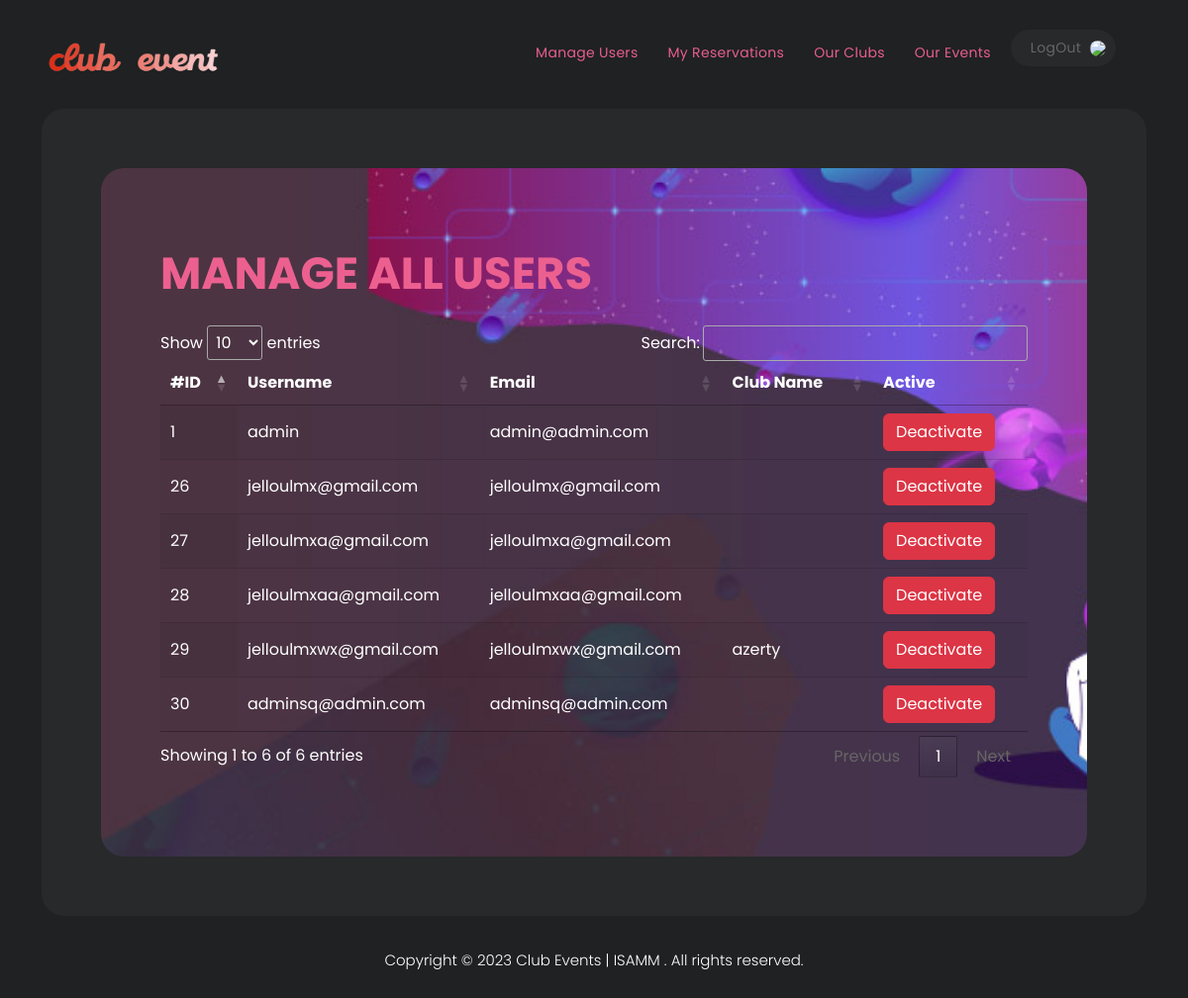
The page /manage_users.php (signed in) on the database its author committed.
### tables this page shows
CREATE TABLE `users` (
  `email` varchar(120) NOT NULL,
  `username` varchar(120) NOT NULL,
  `password` varchar(120) NOT NULL,
  `user_id` int(11) NOT NULL,
  `role` varchar(30) NOT NULL,
  `active` int(11) NOT NULL,
  `club_name` varchar(120) DEFAULT NULL,
  `changed` int(11) DEFAULT NULL
);

### manage_users.php (the view, shortened to what this page needs)
<?php
$conn = mysqli_connect('localhost', 'root', '', 'clubevent');
?>
<!DOCTYPE html>
<html>
<head>
	<link rel="stylesheet" href="https://cdn.datatables.net/1.13.4/css/jquery.dataTables.css" />
    <link href="vendor/bootstrap/css/bootstrap.min.css" rel="stylesheet">
    <link rel="stylesheet" href="assets/css/fontawesome.css">
 <link rel="stylesheet" href="assets/css/style.css">
</head>
<body>
	<?php include 'header.php';?>
	<div class="container text-white">
      <div class="row">
        <div class="col-lg-12 ">
          <div class="page-content">
            <div class="main-banner">
              <div class="header-text">
                <h4>
                  <em>Manage All Users</em>
                </h4>
		<table id='tab' class='display'>
        <thead>
            <tr><th>#ID</th><th>Username</th><th>Email</th><th>Club Name</th><th>Active</th></tr>
        </thead>
        <tbody>
        	<?php
                $req = "SELECT * FROM users";
                $res = mysqli_query($conn,$req);
                while($row = mysqli_fetch_array($res,MYSQLI_BOTH)){
                echo "
                <tr>
                  <td>$row[3]</td>
                  <td>$row[1]</td>
                  <td>$row[0]</td>
                  <td>$row[6]</td>";
                  if($row[5]==0){
                    echo '<td >
                            <a class="btn btn-success" href="activate.php?user='.$row[3].'&status=yes">
                                Activate</a></td>';
                  }
                  else{
                   echo '<td>
                            <a class="btn btn-danger" href="activate.php?user='.$row[3].'&status=no">
                                Deactivate</a></td>';
                  }
                };
                ?>
        </tbody>
    </table>
	</div>
</div>
</div>
</div>
</div>
</div>
 </div> <?php include 'footer.php';?> </body>
</body>
</html>

### header.php (shortened to what this page needs)
<header class="header-area header-sticky">
    <div class="container">
        <div class="row">
            <div class="col-12">
                <nav class="main-nav">
                    <a href="index.php" class="logo">
                        <img src="img/logo2.png" alt="">
                    </a>
                    <ul class="nav">
                        <?php
                        if (empty($_SESSION['user'])){
                           echo " <li><a class='active' href='SignUp.php'>Join US</a></li>" ;
                        }
                        else{
                            if ($_SESSION['role']!="ClubPresident"&&$_SESSION['role']=="admin"){
                                echo " <li><a class='active' href='manage_users.php'>Manage Users</a></li>" ;
                            }
                            else{
                                if ($_SESSION['role']=="ClubPresident"){
                                echo " <li><a class='active' href='add_events.php'>Add Events</a></li>" ;
                                echo " <li><a class='active' href='manage_events.php'>Manage Events</a></li>" ;
                            }
                            }
                        }
                        ?>
                        <?php
                                if (!empty($_SESSION['user'])){
                                    echo "<li><a class='active' href='my_archive.php'>My Reservations</a></li>" ;
                                }
                        ?>
                        <li><a class='active' href="clubs.php">Our Clubs</a></li>
                        <li><a  class='active' href="all_events.php">Our Events</a></li>
                        <?php
                        if (empty($_SESSION['user']))
                            { echo"<li><a href='login.php'>Login <img src='https:/cdn-icons-png.flaticon.com/512/6681/6681204.png' ></a></li>" ;}
                        else
                            { echo"<li><a href='Logout.php'>LogOut <img src='https://cdn-icons-png.flaticon.com/512/3580/3580154.png' ></a></li>" ;}
                        ?>
                    </ul>
                </nav>
            </div>
        </div>
    </div>
  </header>

### footer.php
<footer>
    <div class="container">
      <div class="row">
        <div class="col-lg-12">
          <p>Copyright © 2023 <a href="#">Club Events | ISAMM</a> . All rights reserved.
        </div>
      </div>
    </div>
  </footer>

### assets/css/style.css (style rules this page uses)
html, body, div, span, applet, object, iframe, h1, h2, h3, h4, h5, h6, p, blockquote, div pre, a, abbr, acronym, address, big, cite, code, del, dfn, em, font, img, ins, kbd, q, s, samp, small, strike, strong, sub, sup, tt, var, b, u, i, center, dl, dt, dd, ol, ul, li, figure, header, nav, section, article, aside, footer, figcaption { margin: 0; padding: 0; border: 0; outline: 0; }
ul, li { padding: 0; margin: 0; list-style: none; }
header, nav, section, article, aside, footer, hgroup { display: block; }
* { box-sizing: border-box; }
html, body { font-family: 'Poppins', sans-serif; font-weight: 400; background-color: #1e1e1e; font-size: 16px; -ms-text-size-adjust: 100%; -webkit-font-smoothing: antialiased; -moz-osx-font-smoothing: grayscale; }
a { color: #CCC; text-decoration: none !important; }
h1, h2, h3, h4, h5, h6 { margin-top: 0px; margin-bottom: 0px; color: #fff; font-weight: 700; }
ul { margin-bottom: 0px; }
p { font-size: 15px; line-height: 30px; color: #fff; }
img { width: 100%; overflow: hidden; }
html, body { background: #1f2122; font-family: 'Poppins', sans-serif; }
body .page-content { margin-top: 110px; background-color: #27292a; padding: 60px; border-radius: 23px; }
p { font-size: 15px; color: #666; line-height: 30px; margin-bottom: 0px; }
.header-area { background-color: transparent; position: absolute; height: 70px; top: 15px; left: 0; right: 0; z-index: 100; -webkit-transition: all .5s ease 0s; -moz-transition: all .5s ease 0s; -o-transition: all .5s ease 0s; transition: all .5s ease 0s; }
.header-area .main-nav { min-height: 80px; background: transparent; display: flex; padding: 15px 0px; border-radius: 50px; }
.header-area .main-nav .logo { border-right: 1px solid #27292a; flex-basis: 25%; margin-right: 5%; -webkit-transition: all 0.3s ease 0s; -moz-transition: all 0.3s ease 0s; -o-transition: all 0.3s ease 0s; transition: all 0.3s ease 0s; }
.header-area .main-nav .logo img { width: 191px; }
.header-area .main-nav .nav { display: inline-flex; flex-basis: 70%; justify-content: flex-end; vertical-align: middle; text-align: right; margin-top: 0px; margin-right: 0px; -webkit-transition: all 0.3s ease 0s; -moz-transition: all 0.3s ease 0s; -o-transition: all 0.3s ease 0s; transition: all 0.3s ease 0s; position: relative; z-index: 999; }
.header-area .main-nav .nav li { padding-left: 10px; padding-right: 10px; display: inline-block; }
.header-area .main-nav .nav li a { display: block; font-weight: 400; font-size: 14px; text-transform: capitalize; color: #666; -webkit-transition: all 0.3s ease 0s; -moz-transition: all 0.3s ease 0s; -o-transition: all 0.3s ease 0s; transition: all 0.3s ease 0s; border: transparent; padding: 13px 10px; border-radius: 18px; letter-spacing: .3px; }
.header-area .main-nav .nav li:last-child a { background-color: #27292a; padding: 8px 10px 8px 20px; border-radius: 23px; }
.header-area .main-nav .nav li:last-child a img { max-width: 30px; border-radius: 50%; margin-left: 5px; }
.header-area .main-nav .nav li:hover a, .header-area .main-nav .nav li a.active { color: #e75e8d !important; }
.header-area.header-sticky { min-height: 70px; }
.header-area.header-sticky .nav li a.active { color: #fff; }
@media (max-width: 1200px) { .header-area .main-nav .nav li { padding-left: 10px; padding-right: 10px; } }
@media (max-width: 1200px) { .header-area .main-nav:before { display: none; } }
.main-banner { background-image: url(../images/banner-bg.jpg); background-position: center center; background-size: cover; min-height: 380px; border-radius: 23px; padding: 80px 60px; }
.main-banner h4 { font-size: 45px; text-transform: uppercase; margin-bottom: 25px; }
.main-banner h4 em { font-style: normal; color: #ec6090; }
footer p { text-align: center; padding: 30px 0px; color: #fff; font-weight: 300; }
footer p a { color: #fff; transition: all .3s; }
body { overflow-x: hidden; }
@media (max-width: 1200px) { .header-area .main-nav .nav li { padding-right: 5px; padding-left: 5px; } }
@media (max-width: 1200px) { .header-area .main-nav .logo { margin-right: 30px; border-right: none; } }

### rows shown on the page
users: user_id "1", username "admin", email "admin@admin.com"
users: user_id "26", username "jelloulmx@gmail.com", email "jelloulmx@gmail.com"
users: user_id "27", username "jelloulmxa@gmail.com", email "jelloulmxa@gmail.com"
users: user_id "28", username "jelloulmxaa@gmail.com", email "jelloulmxaa@gmail.com"
users: user_id "29", username "jelloulmxwx@gmail.com", email "jelloulmxwx@gmail.com", club_name "azerty"
users: user_id "30", username "adminsq@admin.com", email "adminsq@admin.com"
